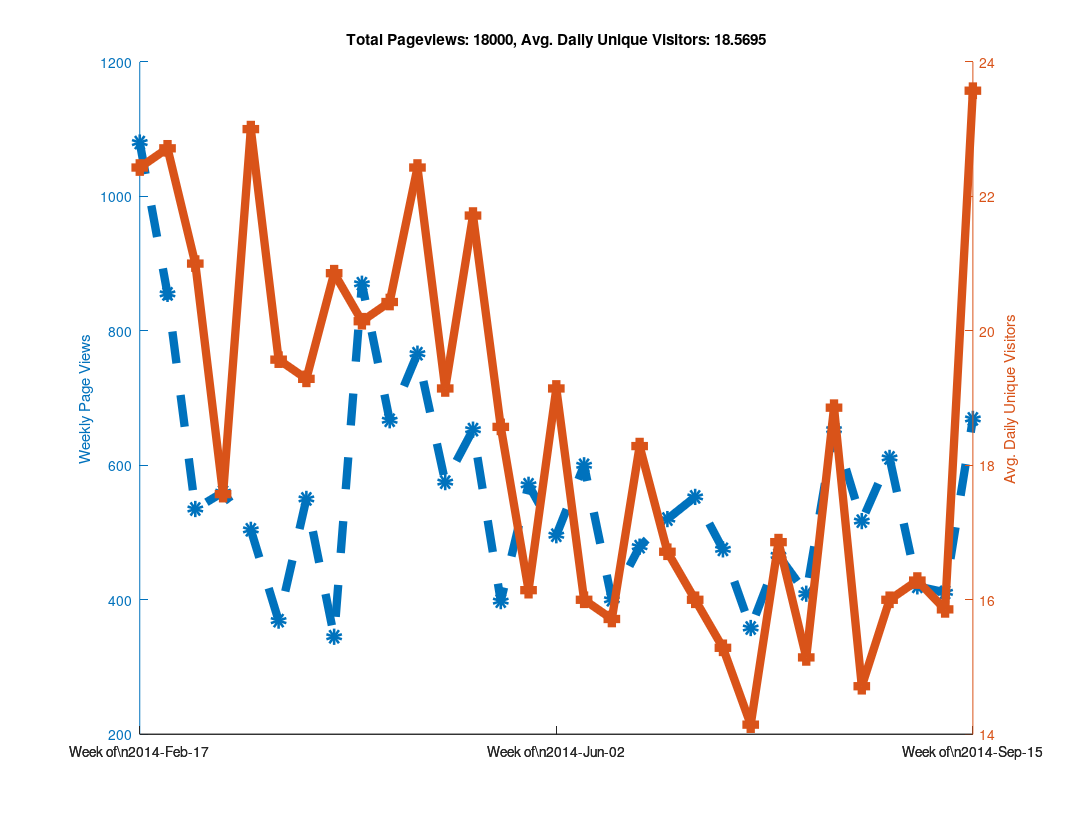
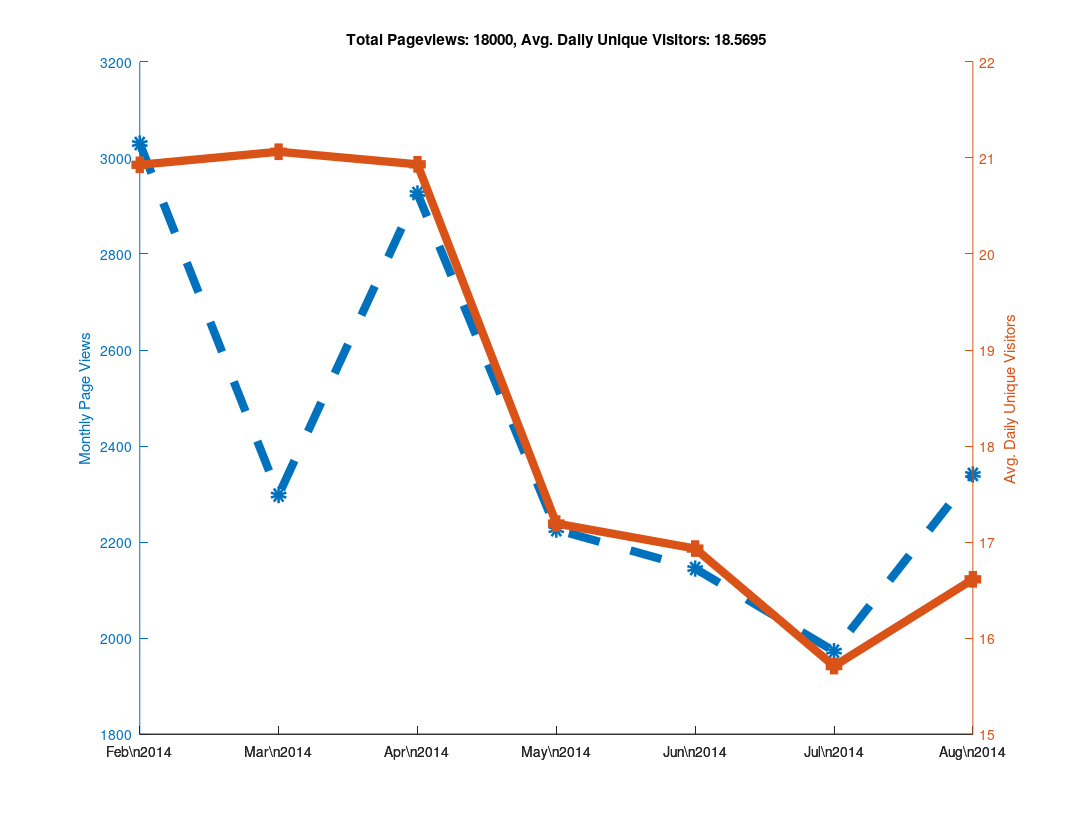

MATLAB code to generate these figures, in order:
clear all

% Github has a "traffic" page now, but it doesn't seem like you can
% put in an arbitrary date range?  When I looked at it, it showed the
% numbers of unique visitors and views for the last two weeks only...
% So as long as I check back at least once every two weeks I can keep
% a record of it?  Great...

% https://github.com/libMesh/libmesh/graphs/traffic

% Date, Views, Unique Visitors
data = {
    '2014-Feb-17', 274, 25
    '2014-Feb-18', 145, 30
    '2014-Feb-19', 129, 27
    '2014-Feb-20', 202, 24
    '2014-Feb-21', 240, 22
    '2014-Feb-22', 62,  17
    '2014-Feb-23', 28,  12
    '2014-Feb-24', 217, 19
    '2014-Feb-25', 90,  25
    '2014-Feb-26', 189, 36
    '2014-Feb-27', 112, 26
    '2014-Feb-28', 81,  20
    '2014-Mar-01', 113, 17
    '2014-Mar-02', 53,  16
    '2014-Mar-03', 41,  21
    '2014-Mar-04', 144, 35
    '2014-Mar-05', 51,  20
    '2014-Mar-06', 157, 25
    '2014-Mar-07', 50,  22
    '2014-Mar-08', 50,  11
    '2014-Mar-09', 42,  13
    '2014-Mar-10', 61,  16
    '2014-Mar-11', 27,  16
    '2014-Mar-12', 111, 20
    '2014-Mar-13', 66,  20
    '2014-Mar-14', 223, 25
    '2014-Mar-15', 46,   9
    '2014-Mar-16', 26,  17
    '2014-Mar-17', 80,  29
    '2014-Mar-18', 59,  30
    '2014-Mar-19', 85,  31
    '2014-Mar-20', 122, 18
    '2014-Mar-21', 61,  21
    '2014-Mar-22', 33,  18
    '2014-Mar-23', 64,  14
    '2014-Mar-24', 95,  24
    '2014-Mar-25', 75,  28
    '2014-Mar-26', 49,  18
    '2014-Mar-27', 57,  24
    '2014-Mar-28', 33,  16
    '2014-Mar-29', 41,  16
    '2014-Mar-30', 19,  11
    '2014-Mar-31', 52,  12
    '2014-Apr-01', 120, 21
    '2014-Apr-02', 68,  23
    '2014-Apr-03', 98,  28
    '2014-Apr-04', 77,  21
    '2014-Apr-05', 80,  15
    '2014-Apr-06', 55,  15
    '2014-Apr-07', 71,  31
    '2014-Apr-08', 84,  26
    '2014-Apr-09', 33,  18
    '2014-Apr-10', 32,  16
    '2014-Apr-11', 51,  20
    '2014-Apr-12', 25,  15
    '2014-Apr-13', 49,  20
    '2014-Apr-14', 120, 23
    '2014-Apr-15', 191, 27
    '2014-Apr-16', 219, 24
    '2014-Apr-17', 216, 30
    '2014-Apr-18', 63,  19
    '2014-Apr-19', 36,  11
    '2014-Apr-20', 25,   7
    '2014-Apr-21', 115, 24
    '2014-Apr-22', 128, 31
    '2014-Apr-23', 87,  25
    '2014-Apr-24', 108, 23
    '2014-Apr-25', 111, 20
    '2014-Apr-26', 89,   9
    '2014-Apr-27', 29,  11
    '2014-Apr-28', 177, 28
    '2014-Apr-29', 170, 27
    '2014-Apr-30', 183, 28
    '2014-May-01', 97,  25
    '2014-May-02', 64,  23
    '2014-May-03', 43,  12
    '2014-May-04', 32,  14
    '2014-May-05', 125, 28
    '2014-May-06', 68,  24
    '2014-May-07', 68,  19
    '2014-May-08', 114, 14
    '2014-May-09', 47,  20
    '2014-May-10', 139, 20
    '2014-May-11', 14,   9
    '2014-May-12', 90,  27
    '2014-May-13', 92,  22
    '2014-May-14', 197, 32
    '2014-May-15', 140, 26
    '2014-May-16', 59,  20
    '2014-May-17', 21,  9
    '2014-May-18', 54,  16
    '2014-May-19', 117, 28
    '2014-May-20', 47,  18
    '2014-May-21', 55,  19
    '2014-May-22', 77,  26
    '2014-May-23', 28,  12
    '2014-May-24', 38,  13
    '2014-May-25', 36,  14
    '2014-May-26', 44,  13
    '2014-May-27', 166, 24
    '2014-May-28', 139, 20
    '2014-May-29', 67,  25
    '2014-May-30', 73,  11
    '2014-May-31', 60,  9
    '2014-Jun-01', 22,  11
    '2014-Jun-02', 87,  18
    '2014-Jun-03', 103, 31
    '2014-Jun-04', 105, 27
    '2014-Jun-05', 74,  22
    '2014-Jun-06', 55,  16
    '2014-Jun-07', 53,  15
    '2014-Jun-08', 19,  5
    '2014-Jun-09', 91,  14
    '2014-Jun-10', 136, 19
    '2014-Jun-11', 104, 27
    '2014-Jun-12', 195, 22
    '2014-Jun-13', 51,  18
    '2014-Jun-14', 4,   4
    '2014-Jun-15', 19,  8
    '2014-Jun-16', 86,  19
    '2014-Jun-17', 60,  20
    '2014-Jun-18', 115, 25
    '2014-Jun-19', 73,  20
    '2014-Jun-20', 24,  12
    '2014-Jun-21', 12,  4
    '2014-Jun-22', 30,  10
    '2014-Jun-23', 106, 23
    '2014-Jun-24', 51,  16
    '2014-Jun-25', 115, 25
    '2014-Jun-26', 77,  24
    '2014-Jun-27', 91,  24
    '2014-Jun-28', 30,  9
    '2014-Jun-29', 9,   7
    '2014-Jun-30', 80,  25
    '2014-Jul-01', 118, 17
    '2014-Jul-02', 124, 18
    '2014-Jul-03', 103, 22
    '2014-Jul-04', 33,  11
    '2014-Jul-05', 37,  13
    '2014-Jul-06', 25,  11
    '2014-Jul-07', 147, 27
    '2014-Jul-08', 123, 14
    '2014-Jul-09', 75,  24
    '2014-Jul-10', 68,  16
    '2014-Jul-11', 103, 22
    '2014-Jul-12', 21,  6
    '2014-Jul-13', 16,  3
    '2014-Jul-14', 103, 24
    '2014-Jul-15', 86,  16
    '2014-Jul-16', 90,  20
    '2014-Jul-17', 92,  18
    '2014-Jul-18', 70,  17
    '2014-Jul-19', 27,  8
    '2014-Jul-20',  7,  4
    '2014-Jul-21', 66,  19
    '2014-Jul-22', 63,  16
    '2014-Jul-23', 56,  14
    '2014-Jul-24', 110, 19
    '2014-Jul-25', 27,  14
    '2014-Jul-26', 9,   8
    '2014-Jul-27', 27,  9
    '2014-Jul-28', 73,  23
    '2014-Jul-29', 136, 22
    '2014-Jul-30', 25,  14
    '2014-Jul-31', 113, 29
    '2014-Aug-01', 68,  20
    '2014-Aug-02', 34,  5
    '2014-Aug-03', 17,  5
    '2014-Aug-04', 28,  17
    '2014-Aug-05', 66,  15
    '2014-Aug-06', 62,  24
    '2014-Aug-07', 123, 17
    '2014-Aug-08', 92,  19
    '2014-Aug-09', 29,  9
    '2014-Aug-10', 9,   5
    '2014-Aug-11', 75,  17
    '2014-Aug-12', 108, 19
    '2014-Aug-13', 173, 25
    '2014-Aug-14', 109, 28
    '2014-Aug-15', 46,  17
    '2014-Aug-16', 33,  11
    '2014-Aug-17', 109, 15
    '2014-Aug-18', 154, 20
    '2014-Aug-19', 143, 23
    '2014-Aug-20', 54,  10
    '2014-Aug-21', 31,  19
    '2014-Aug-22', 86,  16
    '2014-Aug-23', 30,  7
    '2014-Aug-24', 19,  8
    '2014-Aug-25', 135, 18
    '2014-Aug-26', 140, 20
    '2014-Aug-27', 81,  23
    '2014-Aug-28', 87,  21
    '2014-Aug-29', 40,  11
    '2014-Aug-30', 102, 11
    '2014-Aug-31', 26,  8
    '2014-Sep-01', 37,  11
    '2014-Sep-02', 64,  11
    '2014-Sep-03', 52,  19
    '2014-Sep-04', 172, 37
    '2014-Sep-05', 42,  13
    '2014-Sep-06', 29,  15
    '2014-Sep-07', 24,  8
    '2014-Sep-08', 56,  13
    '2014-Sep-09', 87,  25
    '2014-Sep-10', 80,  14
    '2014-Sep-11', 82,  22
    '2014-Sep-12', 53,  18
    '2014-Sep-13', 22,  9
    '2014-Sep-14', 31,  10
    '2014-Sep-15', 99,  28
    '2014-Sep-16', 174, 32
    '2014-Sep-17', 137, 24
    '2014-Sep-18', 96,  30
    '2014-Sep-19', 84,  25
    '2014-Sep-20', 45,  15
    '2014-Sep-21', 34,  11
    '2014-Sep-22', 57,  21
    '2014-Sep-23', 130, 19
    '2014-Sep-24', 169, 30
    '2014-Sep-25', 195, 29
    '2014-Sep-26', 82,  17
    '2014-Sep-27', 32,  10
    };

% Github now tracks the total number of clones and unique cloners
clone_data = {
    '2014-Aug-03', 0,  0
    '2014-Aug-04', 10, 6
    '2014-Aug-05', 7,  7
    '2014-Aug-06', 21, 14
    '2014-Aug-07', 11, 9
    '2014-Aug-08', 9,  8
    '2014-Aug-09', 2,  2
    '2014-Aug-10', 2,  2
    '2014-Aug-11', 8,  6
    '2014-Aug-12', 9,  8
    '2014-Aug-13', 19, 11
    '2014-Aug-14', 9,  7
    '2014-Aug-15', 5,  5
    '2014-Aug-16', 5,  2
    '2014-Aug-17', 5,  5
    '2014-Aug-18', 10, 8
    '2014-Aug-19', 9,  8
    '2014-Aug-20', 3,  3
    '2014-Aug-21', 12, 8
    '2014-Aug-22', 3,  3
    '2014-Aug-23', 2,  2
    '2014-Aug-24', 3,  3
    '2014-Aug-25', 8,  5
    '2014-Aug-26', 7,  7
    '2014-Aug-27', 9,  8
    '2014-Aug-28', 19, 12
    '2014-Aug-29', 18, 14
    '2014-Aug-30', 1,  1
    '2014-Aug-31', 1,  1
    '2014-Sep-01', 6,  5
    '2014-Sep-02', 9,  8
    '2014-Sep-03', 5,  4
    '2014-Sep-04', 9,  8
    '2014-Sep-05', 3,  3
    '2014-Sep-06', 1,  1
    '2014-Sep-07', 2,  2
    '2014-Sep-08', 9,  9
    '2014-Sep-09', 16, 10
    '2014-Sep-10', 9,  8
    '2014-Sep-11', 9,  7
    '2014-Sep-12', 5,  3
    '2014-Sep-13', 5,  5
    '2014-Sep-14', 9,  7
    '2014-Sep-15', 8,  7
    '2014-Sep-16', 12, 8
    '2014-Sep-17', 19, 11
    '2014-Sep-18', 15, 11
    '2014-Sep-19', 16, 8
    '2014-Sep-20', 0,  0
    '2014-Sep-21', 4,  4
    '2014-Sep-22', 4,  3
    '2014-Sep-23', 19, 14
    '2014-Sep-24', 13, 11
    '2014-Sep-25', 26, 15
    '2014-Sep-26', 10, 9
    '2014-Sep-27', 1,  1
    };

% length works like you would expect it to for cell arrays.
N=length(data);

% A cell array of strings holding just the dates
dates = {data{:,1}};

% Note the extra square brackets!  This seems to be required (at least
% in Octave) to catch the output of data{:,2} as an array.
views = [data{:,2}];
visitors = [data{:,3}];



% 1.) Make daily plot - You can do this, but it gets a bit hard to read

%% % Can't plot string data automatically?
%% x=linspace(1,N,N);
%%
%% % Only way to set linestyles with plotyy is after the fact, apparently.
%% % plotyy returns the axis handle first, followed by the two plot handles.
%% clf;
%% hold on;
%% [haxis, h1, h2] = plotyy(x, views, x, visitors);
%%
%% % Label the axes
%% ylabel (haxis(1), 'Daily Page Views');
%% ylabel (haxis(2), 'Daily Unique Visitors');
%%
%% % Totaling unique visitors doesn't really mean much...
%% title (['Total Pageviews: ', num2str(sum(views)), ', Avg. Daily Unique Visitors: ', num2str(mean(visitors))]);
%%
%% % Make thick lines - this looks better in PDF
%% set([h1, h2], 'linewidth', 6);
%%
%% % Turn on markers
%% set(h1, 'marker', 'o');
%% set(h2, 'marker', 's');
%%
%% % Set marker size
%% set([h1, h2], 'markersize', 6);
%%
%% % Make dashed line?  Aquaterm doesn't seem to properly display this, but it
%% % does work in the PDF!
%% set(h1, 'linestyle', '--');
%%
%% % Set the xticks and labels so that it shows dates instead of numbers.
%% xticksat = [1 length(x)];
%% set(haxis, 'xtick', xticksat);
%%
%% for i=1:length(xticksat)
%%   xtlabels{i} = data{xticksat(i), 1};
%% end
%% set(haxis, 'xticklabel', xtlabels);
%%
%% % Print to PDF
%% set (gcf, "paperposition", [0.25, 0.25, 10.75, 8.25]);
%% set (gcf, "papersize", [11, 8.5]);
%% set (gcf, "paperorientation", 'landscape');
%%
%% % Make a PDF of this plot.
%% print('-dpdf', 'github_traffic.pdf', '-FHelvetica:20');



% 2.) Make weekly plot - the data is naturally week-periodic
week_indexes = 1:7:N;

% Get total views and average unique viewers for each week
week_views = [];
week_visitors = [];
  for i=1:length(week_indexes)-1
  start = week_indexes(i);
  stop = week_indexes(i+1) - 1;
  week_views(end+1) = sum(views(start:stop));
  week_visitors(end+1) = mean(visitors(start:stop));
end

clf;
hold on;

x=linspace(1, length(week_views), length(week_views));
[haxis, h1, h2] = plotyy(x, week_views, x, week_visitors);

% Label the axes
ylabel (haxis(1), 'Weekly Page Views');
ylabel (haxis(2), 'Avg. Daily Unique Visitors');

% Totaling unique visitors doesn't really mean much...
title (['Total Pageviews: ', num2str(sum(views)), ', Avg. Daily Unique Visitors: ', num2str(mean(visitors))]);

% Make thick lines - this looks better in PDF
set([h1, h2], 'linewidth', 6);

% Turn on markers
set(h1, 'marker', 'o');
set(h2, 'marker', 's');

% Set marker size
set([h1, h2], 'markersize', 6);

% Make dashed line?  Aquaterm doesn't seem to properly display this, but it
% does work in the PDF!
set(h1, 'linestyle', '--');

% Set the xticks and labels so that it shows dates instead of numbers.
xticksat = [1 ceil(length(x)/2) length(x)];
set(haxis, 'xtick', xticksat);

for i=1:length(xticksat)
  xtlabels{i} = ['Week of\n', data{week_indexes(xticksat(i)), 1}];
end
set(haxis, 'xticklabel', xtlabels);

% Print to PDF
set (gcf, "papersize", [11, 8.5]);
set (gcf, "paperorientation", 'landscape');

% I was using these paper settings in older versions of Octave, but
% they changed in 3.8.0
is_380 = strcmp(version(), '3.8.0');

if (!is_380)
  set (gcf, "paperposition", [0.25, 0.25, 10.75, 8.25]);
else
  % In Octave 3.8.0, the default paperposition is [0.25000, 2.50000, 8.00000, 6.00000],
  % the third number makes the plot taller instead of wider!
  set (gcf, "paperposition", [0.25, 0.25, 8.0, 10.5]);
end

% Make a PDF of this plot.
print('-dpdf', 'weekly_github_traffic.pdf', '-FHelvetica:20');



% 3.) Make monthly plot

month_intervals = {'2014-Feb-17', '2014-Mar-17', '2014-Apr-17', '2014-May-17', '2014-Jun-17', '2014-Jul-17', '2014-Aug-17', '2014-Sep-17'};

% Numerical indexes of the month intervals
month_indexes = [];

for i=1:length(month_intervals)
  % Calling 'strcmp' on a cell array of strings returns an array of 0s
  % and 1s, then 'find' returns the non-zero index.  The 'end' keyword
  % is used to append to the array.
  month_indexes(end+1) = find(strcmp(month_intervals{i}, dates));
end

% Get total views and average unique viewers for each month
month_views = [];
month_visitors = [];
  for i=1:length(month_indexes)-1
  start = month_indexes(i);
  stop = month_indexes(i+1) - 1;
  month_views(end+1) = sum(views(start:stop));
  month_visitors(end+1) = mean(visitors(start:stop));
end

clf;
hold on;
x=linspace(1, length(month_views), length(month_views));
[haxis, h1, h2] = plotyy(x, month_views, x, month_visitors);

% Label the axes
ylabel (haxis(1), 'Monthly Page Views');
ylabel (haxis(2), 'Avg. Daily Unique Visitors');

% Add title
title (['Total Pageviews: ', num2str(sum(views)), ', Avg. Daily Unique Visitors: ', num2str(mean(visitors))]);

% Make thick lines - this looks better in PDF
set([h1, h2], 'linewidth', 6);

% Turn on markers
set(h1, 'marker', 'o');
set(h2, 'marker', 's');

% Set marker size
set([h1, h2], 'markersize', 6);

% Make dashed line?  Aquaterm doesn't seem to properly display this, but it
% does work in the PDF!
set(h1, 'linestyle', '--');

% Set the xticks and labels.
n_months = length(x);

% Label every month
xticksat = 1:n_months;

% Label a subset of the months.  For an odd number of months, label
% the center tick, otherwise label the first and last month only.
% if (mod(n_months,2) == 0)
%   xticksat = [1 n_months];
% else
%   xticksat = [1 ceil(n_months/2) n_months];
% end
% set(haxis, 'xtick', xticksat);

% Label the ticks with months
for i=1:length(xticksat)
  date_string = data{month_indexes(xticksat(i)), 1};
  % Extract month and year from date string
  month = date_string(6:end-3);
  year = date_string(1:4);
  xtlabels{i} = [month, '\n', year];
end
set(haxis, 'xticklabel', xtlabels);

% Set up the paper orientation and size
set (gcf, "papersize", [11, 8.5]);
set (gcf, "paperorientation", 'landscape');

if (!is_380)
  set (gcf, "paperposition", [0.25, 0.25, 10.75, 8.25]);
else
  % In Octave 3.8.0, the default paperposition is [0.25000, 2.50000, 8.00000, 6.00000],
  % the third number makes the plot taller instead of wider!
  set (gcf, "paperposition", [0.25, 0.25, 8.0, 10.5]);
end

% Make a PDF of the monthly data.
print('-dpdf', 'monthly_github_traffic.pdf', '-FHelvetica:20');
